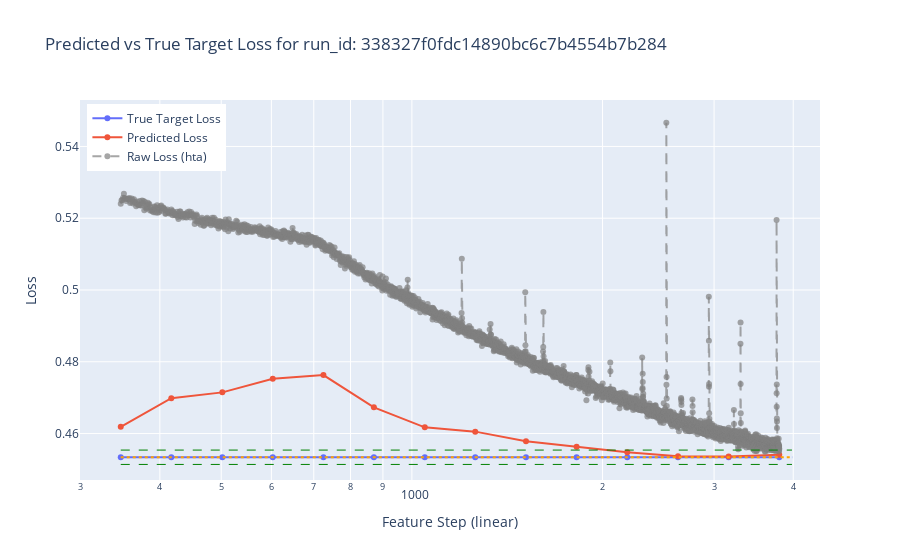

The cell this chart's notebook holds for it:
### Code cell
plot_predicted_vs_true_loss(df, n_th = 2)

### Figure 1 — Plotly figure (JSON) as saved in the notebook; plotly's stock layout.template omitted (floating-point values rounded to 4 significant figures; data arrays with more than 128 entries replaced by an {"elided": "..."} marker saying what was removed)
{"data": [{"mode": "lines+markers", "name": "True Target Loss", "type": "scatter", "x": [347.0, 417.0, 502.0, 603.0, 725.0, 871.0, 1048.0, 1259.0, 1514.0, 1820.0, 2188.0, 2631.0, 3163.0, 3802.0], "y": [0.4534, 0.4534, 0.4534, 0.4534, 0.4534, 0.4534, 0.4534, 0.4534, 0.4534, 0.4534, 0.4534, 0.4534, 0.4534, 0.4534]}, {"mode": "lines+markers", "name": "Predicted Loss", "type": "scatter", "x": [347.0, 417.0, 502.0, 603.0, 725.0, 871.0, 1048.0, 1259.0, 1514.0, 1820.0, 2188.0, 2631.0, 3163.0, 3802.0], "y": [0.4619, 0.4699, 0.4715, 0.4753, 0.4763, 0.4673, 0.4617, 0.4605, 0.4579, 0.4563, 0.4548, 0.4537, 0.4536, 0.4541]}, {"line": {"color": "rgba(128,128,128,0.7)", "dash": "dash", "width": 2}, "mode": "lines+markers", "name": "Raw Loss (hta)", "type": "scatter", "x": {"elided": "3456 float values"}, "y": {"elided": "3456 float values"}}], "layout": {"legend": {"x": 0.01, "y": 0.99}, "shapes": [{"line": {"color": "RoyalBlue", "dash": "dot", "width": 2}, "name": "Max Target Step", "type": "line", "x0": 3982.0, "x1": 3982.0, "y0": 0.4534, "y1": 0.4534}, {"line": {"color": "Orange", "dash": "dot", "width": 2}, "name": "Max Target Loss", "type": "line", "x0": 347.0, "x1": 3982.0, "y0": 0.4534, "y1": 0.4534}, {"line": {"color": "Green", "dash": "dash", "width": 1}, "name": "Max Target Loss + margin", "type": "line", "x0": 347.0, "x1": 3982.0, "y0": 0.4554, "y1": 0.4554}, {"line": {"color": "Green", "dash": "dash", "width": 1}, "name": "Max Target Loss - margin", "type": "line", "x0": 347.0, "x1": 3982.0, "y0": 0.4514, "y1": 0.4514}], "title": {"text": "Predicted vs True Target Loss for run_id: 338327f0fdc14890bc6c7b4554b7b284"}, "xaxis": {"title": {"text": "Feature Step (linear)"}, "type": "log"}, "yaxis": {"title": {"text": "Loss"}}}}
